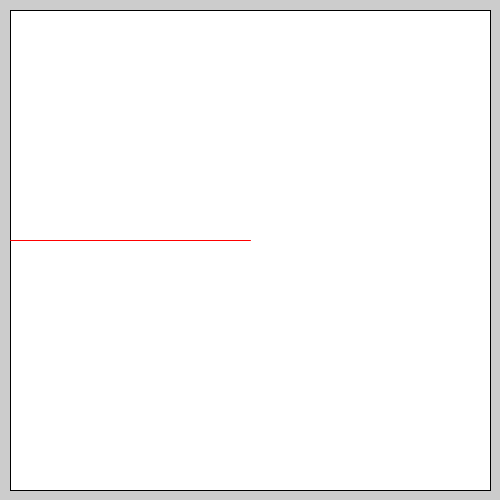
Frame 1 (no input)
Frame 60 (the mouse pressed at the canvas centre just before this capture): identical to frame 1, image omitted
Frame 120 (the mouse held since frame 60 and released just before this capture): identical to frame 1, image omitted

The Processing sketch that drew this single still picture (run headless with seeded random() and noise(); from frame 60 on, the mouse is pressed at the canvas centre):

// Processing sketch: quiz_1_question_2
// ── quiz_1_question_2.pde
/*
  Reccreate the Sol Lewwitt Line Drawing in Processing.
*/

int x, y;
int x1, y1;
int count = 1;


void setup(){
  size(500, 500);
 
}

void draw(){
  
  //Create a rectangle with black outline
   stroke(0);
   rect(10, 10, 480, 480);
   
   //Create a red line
   stroke(255,0,0);
   line(10, height/2 - 10, width/2, height/2 - 10);
   
}
